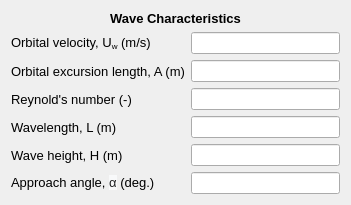
     <widget class="QWidget" name="formLayoutWidget_12">
      <property name="geometry">
       <rect>
        <x>20</x>
        <y>350</y>
        <width>351</width>
        <height>174</height>
       </rect>
      </property>
      <layout class="QFormLayout" name="formLayout_14">
       <item row="0" column="0" colspan="2">
        <widget class="QLabel" name="swCharacteristics_lbl_2">
         <property name="font">
          <font>
           <family>MS Shell Dlg 2</family>
           <pointsize>10</pointsize>
           <weight>75</weight>
           <bold>true</bold>
          </font>
         </property>
         <property name="text">
          <string>&lt;html&gt;&lt;head/&gt;&lt;body&gt;&lt;p align=&quot;center&quot;&gt;Wave Characteristics&lt;/p&gt;&lt;/body&gt;&lt;/html&gt;</string>
         </property>
        </widget>
       </item>
       <item row="1" column="0">
        <widget class="QLabel" name="regularOrbitalVelocity_lbl">
         <property name="font">
          <font>
           <family>MS Shell Dlg 2</family>
           <pointsize>10</pointsize>
          </font>
         </property>
         <property name="text">
          <string>&lt;html&gt;&lt;head/&gt;&lt;body&gt;&lt;p&gt;Orbital velocity, U&lt;span style=&quot; vertical-align:sub;&quot;&gt;w&lt;/span&gt; (m/s)&lt;/p&gt;&lt;/body&gt;&lt;/html&gt;</string>
         </property>
        </widget>
       </item>
       <item row="1" column="1">
        <widget class="QLineEdit" name="regularOrbitalVelocity_txt">
         <property name="readOnly">
          <bool>true</bool>
         </property>
        </widget>
       </item>
       <item row="2" column="0">
        <widget class="QLabel" name="excursionLength_lbl">
         <property name="font">
          <font>
           <family>MS Shell Dlg 2</family>
           <pointsize>10</pointsize>
          </font>
         </property>
         <property name="text">
          <string>Orbital excursion length, A (m)</string>
         </property>
        </widget>
       </item>
       <item row="2" column="1">
        <widget class="QLineEdit" name="excursionLength_txt">
         <property name="readOnly">
          <bool>true</bool>
         </property>
        </widget>
       </item>
       <item row="3" column="0">
        <widget class="QLabel" name="reynolds_lbl">
         <property name="font">
          <font>
           <family>MS Shell Dlg 2</family>
           <pointsize>10</pointsize>
          </font>
         </property>
         <property name="text">
          <string>Reynold's number (-)</string>
         </property>
        </widget>
       </item>
       <item row="3" column="1">
        <widget class="QLineEdit" name="reynolds_txt">
         <property name="readOnly">
          <bool>true</bool>
         </property>
        </widget>
       </item>
       <item row="4" column="0">
        <widget class="QLabel" name="waveLength_lbl">
         <property name="font">
          <font>
           <family>MS Shell Dlg 2</family>
           <pointsize>10</pointsize>
          </font>
         </property>
         <property name="text">
          <string>Wavelength, L (m)</string>
         </property>
        </widget>
       </item>
       <item row="4" column="1">
        <widget class="QLineEdit" name="waveLength_txt">
         <property name="readOnly">
          <bool>true</bool>
         </property>
        </widget>
       </item>
       <item row="5" column="0">
        <widget class="QLabel" name="waveHeight_lbl">
         <property name="font">
          <font>
           <family>MS Shell Dlg 2</family>
           <pointsize>10</pointsize>
          </font>
         </property>
         <property name="text">
          <string>Wave height, H (m)</string>
         </property>
        </widget>
       </item>
       <item row="6" column="0">
        <widget class="QLabel" name="approachAngle_lbl">
         <property name="font">
          <font>
           <family>MS Shell Dlg 2</family>
           <pointsize>10</pointsize>
          </font>
         </property>
         <property name="text">
          <string>&lt;html&gt;&lt;head/&gt;&lt;body&gt;&lt;p&gt;Approach angle, &lt;span style=&quot; font-family:'sans-serif'; color:#202122; background-color:#f8f9fa;&quot;&gt;α&lt;/span&gt; (deg.)&lt;/p&gt;&lt;/body&gt;&lt;/html&gt;</string>
         </property>
        </widget>
       </item>
       <item row="5" column="1">
        <widget class="QLineEdit" name="waveHeight_txt">
         <property name="readOnly">
          <bool>true</bool>
         </property>
        </widget>
       </item>
       <item row="6" column="1">
        <widget class="QLineEdit" name="approachAngle_txt">
         <property name="readOnly">
          <bool>true</bool>
         </property>
        </widget>
       </item>
      </layout>
     </widget>
